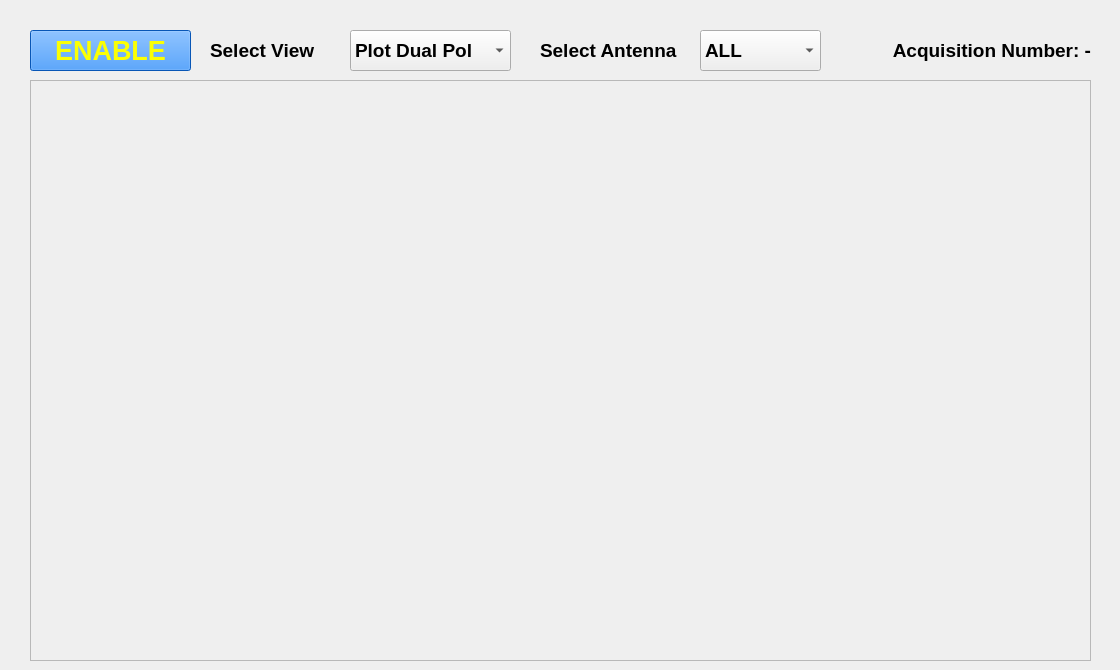
   <widget class="QWidget" name="qtab_ant">
    <attribute name="title">
     <string>iTPM Antenna Test</string>
    </attribute>
    <widget class="QComboBox" name="qcombo_ant_view">
     <property name="geometry">
      <rect>
       <x>350</x>
       <y>30</y>
       <width>161</width>
       <height>41</height>
      </rect>
     </property>
     <property name="font">
      <font>
       <pointsize>14</pointsize>
       <weight>75</weight>
       <bold>true</bold>
      </font>
     </property>
     <property name="layoutDirection">
      <enum>Qt::LeftToRight</enum>
     </property>
     <item>
      <property name="text">
       <string>Plot Dual Pol</string>
      </property>
     </item>
     <item>
      <property name="text">
       <string>Plot Pol X</string>
      </property>
     </item>
     <item>
      <property name="text">
       <string>Plot Pol Y</string>
      </property>
     </item>
     <item>
      <property name="text">
       <string>RMS Table</string>
      </property>
     </item>
    </widget>
    <widget class="QLabel" name="qlabel_ant_view">
     <property name="geometry">
      <rect>
       <x>210</x>
       <y>30</y>
       <width>131</width>
       <height>41</height>
      </rect>
     </property>
     <property name="font">
      <font>
       <pointsize>14</pointsize>
       <weight>75</weight>
       <bold>true</bold>
      </font>
     </property>
     <property name="text">
      <string>Select View</string>
     </property>
     <property name="alignment">
      <set>Qt::AlignLeading|Qt::AlignLeft|Qt::AlignVCenter</set>
     </property>
    </widget>
    <widget class="QPushButton" name="qbutton_ant_enable">
     <property name="geometry">
      <rect>
       <x>30</x>
       <y>30</y>
       <width>161</width>
       <height>41</height>
      </rect>
     </property>
     <property name="font">
      <font>
       <family>Cantarell</family>
       <pointsize>20</pointsize>
       <weight>75</weight>
       <italic>false</italic>
       <bold>true</bold>
      </font>
     </property>
     <property name="cursor">
      <cursorShape>PointingHandCursor</cursorShape>
     </property>
     <property name="styleSheet">
      <string notr="true">background-color: rgb(11, 121, 255);
color: rgb(251, 255, 5);</string>
     </property>
     <property name="text">
      <string>ENABLE</string>
     </property>
     <property name="autoDefault">
      <bool>true</bool>
     </property>
     <property name="default">
      <bool>false</bool>
     </property>
     <property name="flat">
      <bool>false</bool>
     </property>
    </widget>
    <widget class="QWidget" name="plotWidgetAnt" native="true">
     <property name="geometry">
      <rect>
       <x>0</x>
       <y>80</y>
       <width>1111</width>
       <height>571</height>
      </rect>
     </property>
     <property name="sizePolicy">
      <sizepolicy hsizetype="Expanding" vsizetype="Expanding">
       <horstretch>0</horstretch>
       <verstretch>0</verstretch>
      </sizepolicy>
     </property>
     <property name="minimumSize">
      <size>
       <width>0</width>
       <height>0</height>
      </size>
     </property>
     <property name="maximumSize">
      <size>
       <width>16777215</width>
       <height>16777215</height>
      </size>
     </property>
    </widget>
    <widget class="QFrame" name="qframe_ant_rms">
     <property name="geometry">
      <rect>
       <x>30</x>
       <y>80</y>
       <width>1061</width>
       <height>581</height>
      </rect>
     </property>
     <property name="frameShape">
      <enum>QFrame::StyledPanel</enum>
     </property>
     <property name="frameShadow">
      <enum>QFrame::Raised</enum>
     </property>
    </widget>
    <widget class="QLabel" name="qlabel_ant_num">
     <property name="geometry">
      <rect>
       <x>840</x>
       <y>30</y>
       <width>251</width>
       <height>41</height>
      </rect>
     </property>
     <property name="font">
      <font>
       <pointsize>14</pointsize>
       <weight>75</weight>
       <bold>true</bold>
      </font>
     </property>
     <property name="text">
      <string>Acquisition Number: -</string>
     </property>
     <property name="alignment">
      <set>Qt::AlignRight|Qt::AlignTrailing|Qt::AlignVCenter</set>
     </property>
    </widget>
    <widget class="QLabel" name="qlabel_ant_view_2">
     <property name="geometry">
      <rect>
       <x>540</x>
       <y>30</y>
       <width>161</width>
       <height>41</height>
      </rect>
     </property>
     <property name="font">
      <font>
       <pointsize>14</pointsize>
       <weight>75</weight>
       <bold>true</bold>
      </font>
     </property>
     <property name="text">
      <string>Select Antenna</string>
     </property>
     <property name="alignment">
      <set>Qt::AlignLeading|Qt::AlignLeft|Qt::AlignVCenter</set>
     </property>
    </widget>
    <widget class="QComboBox" name="qcombo_ant_select">
     <property name="geometry">
      <rect>
       <x>700</x>
       <y>30</y>
       <width>121</width>
       <height>41</height>
      </rect>
     </property>
     <property name="font">
      <font>
       <pointsize>14</pointsize>
       <weight>75</weight>
       <bold>true</bold>
      </font>
     </property>
     <property name="layoutDirection">
      <enum>Qt::LeftToRight</enum>
     </property>
     <item>
      <property name="text">
       <string>ALL</string>
      </property>
     </item>
     <item>
      <property name="text">
       <string>1-4</string>
      </property>
     </item>
     <item>
      <property name="text">
       <string>5-8</string>
      </property>
     </item>
     <item>
      <property name="text">
       <string>9-12</string>
      </property>
     </item>
     <item>
      <property name="text">
       <string>13-16</string>
      </property>
     </item>
     <item>
      <property name="text">
       <string>1</string>
      </property>
     </item>
     <item>
      <property name="text">
       <string>2</string>
      </property>
     </item>
     <item>
      <property name="text">
       <string>3</string>
      </property>
     </item>
     <item>
      <property name="text">
       <string>4</string>
      </property>
     </item>
     <item>
      <property name="text">
       <string>5</string>
      </property>
     </item>
     <item>
      <property name="text">
       <string>6</string>
      </property>
     </item>
     <item>
      <property name="text">
       <string>7</string>
      </property>
     </item>
     <item>
      <property name="text">
       <string>8</string>
      </property>
     </item>
     <item>
      <property name="text">
       <string>9</string>
      </property>
     </item>
     <item>
      <property name="text">
       <string>10</string>
      </property>
     </item>
     <item>
      <property name="text">
       <string>11</string>
      </property>
     </item>
     <item>
      <property name="text">
       <string>12</string>
      </property>
     </item>
     <item>
      <property name="text">
       <string>13</string>
      </property>
     </item>
     <item>
      <property name="text">
       <string>14</string>
      </property>
     </item>
     <item>
      <property name="text">
       <string>15</string>
      </property>
     </item>
     <item>
      <property name="text">
       <string>16</string>
      </property>
     </item>
    </widget>
    <widget class="QWidget" name="plotWidgetAntFour" native="true">
     <property name="geometry">
      <rect>
       <x>0</x>
       <y>80</y>
       <width>1111</width>
       <height>571</height>
      </rect>
     </property>
     <property name="sizePolicy">
      <sizepolicy hsizetype="Expanding" vsizetype="Expanding">
       <horstretch>0</horstretch>
       <verstretch>0</verstretch>
      </sizepolicy>
     </property>
     <property name="minimumSize">
      <size>
       <width>0</width>
       <height>0</height>
      </size>
     </property>
     <property name="maximumSize">
      <size>
       <width>16777215</width>
       <height>16777215</height>
      </size>
     </property>
    </widget>
    <widget class="QWidget" name="plotWidgetAntOne" native="true">
     <property name="geometry">
      <rect>
       <x>0</x>
       <y>80</y>
       <width>1111</width>
       <height>571</height>
      </rect>
     </property>
     <property name="sizePolicy">
      <sizepolicy hsizetype="Expanding" vsizetype="Expanding">
       <horstretch>0</horstretch>
       <verstretch>0</verstretch>
      </sizepolicy>
     </property>
     <property name="minimumSize">
      <size>
       <width>0</width>
       <height>0</height>
      </size>
     </property>
     <property name="maximumSize">
      <size>
       <width>16777215</width>
       <height>16777215</height>
      </size>
     </property>
    </widget>
   </widget>
